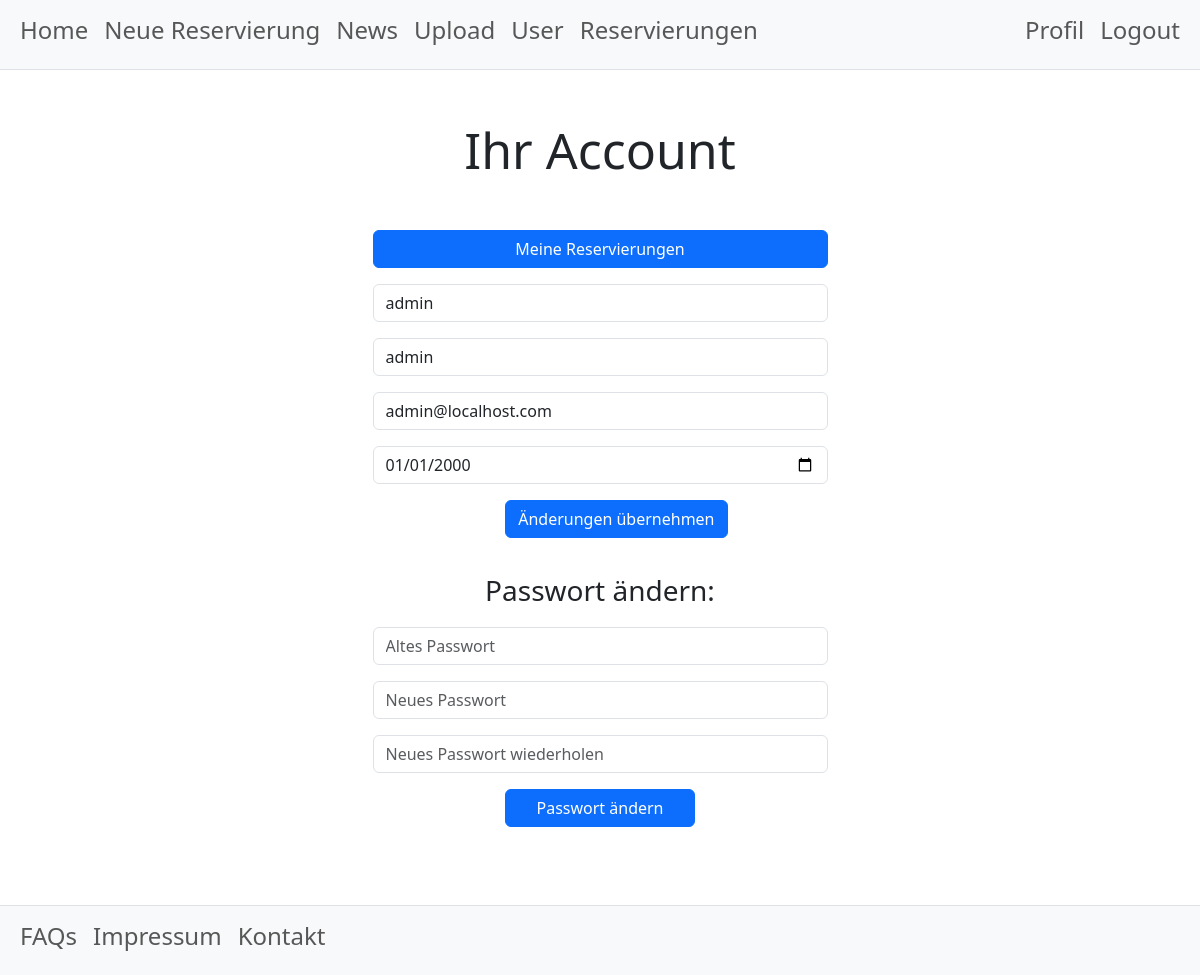
Screenshot of /index.php?page=account (signed in) with the database file from the repository.
### tables this page shows
CREATE TABLE `users` (
  `userId` int(11) NOT NULL,
  `email` varchar(128) NOT NULL,
  `password` varchar(128) NOT NULL,
  `role` varchar(128) NOT NULL,
  `firstname` varchar(128) NOT NULL,
  `lastname` varchar(128) NOT NULL,
  `gender` varchar(1) NOT NULL,
  `birthdate` date NOT NULL,
  `active` int(1) NOT NULL DEFAULT 1
);

### utils/functions.php (called while the page is built, shortened)
<?php
function test_input($data)
{
    $data = trim($data);
    $data = stripslashes($data);
    $data = htmlspecialchars($data);
    return $data;
}

### seiten/account.php (the view, shortened to what this page needs)
<?php
require_once 'utils/dbaccess.php';
require_once 'utils/functions.php';
?>
<h1>Ihr Account</h1>
<div class="container" style="margin-bottom: 100px;">
    <?php
    $sql = "SELECT * FROM users WHERE email = '" . $_COOKIE["email"] . "'";
    $stmt = mysqli_stmt_init($conn);
    if (!mysqli_stmt_prepare($stmt, $sql)) {
        header("Location: index.php?page=landing&error=stmtFailed");
        exit();
    }
    mysqli_stmt_execute($stmt);
    $resultData = mysqli_stmt_get_result($stmt);
    $row = mysqli_fetch_assoc($resultData);
    $firstname = test_input($row["firstname"]);
    $lastname = test_input($row["lastname"]);
    $email = test_input($row["email"]);
    $date = test_input($row["birthdate"]);
    $birthDate = date("Y-m-d", strtotime($date));
    ?>
    <div class="container mb-3">
        <div class="d-grid gap-4 col-md-5 mx-auto">
            <a class="btn btn-primary" role="button" href="index.php?page=reservierungen">Meine Reservierungen</a>
        </div>
    </div>
    <form method="post" action="<?php echo htmlspecialchars($_SERVER["PHP_SELF"]) . "?page=account" ?>">
        <div class="container">
            <div class="d-grid gap-3 col-md-5 mx-auto">
                <input type="text" class="form-control" name="firstname" placeholder="Vorname" tabindex="1"
                    value="<?php echo $firstname; ?>">
                <input type="text" class="form-control" name="lastname" placeholder="Nachname" tabindex="2"
                    value="<?php echo $lastname; ?>">
                <input type="text" class="form-control" name="email" placeholder="E-Mail-Adresse" tabindex="3"
                    value="<?php echo $email; ?>" readonly>
                <input type="date" class="form-control" name="date" tabindex="4" value="<?php echo $birthDate; ?>">
                <div class="mb-3">
                    <div class="d-grid gap-4 col-md-5 mx-auto">
                        <input class="btn btn-primary" type="submit" value="Änderungen übernehmen" tabindex="5">
                    </div>
                </div>
            </div>
        </div>
    </form>
    <h3>Passwort ändern:</h3>
    <form method="post" action="<?php echo htmlspecialchars($_SERVER["PHP_SELF"]) . "?page=account" ?>">
        <div class="container">
            <div class="d-grid gap-4 col-md-5 mx-auto">
                <input data-toggle="password" class="form-control" type="password" name="oldPassword"
                    placeholder="Altes Passwort" tabindex="6">
            </div>
            <div class="d-grid gap-3 col-md-5 mx-auto">
                <input data-toggle="password" class="form-control" type="password" name="newPassword"
                    placeholder="Neues Passwort" tabindex="7">
                <input data-toggle="password" class="form-control" type="password" name="newPassword2"
                    placeholder="Neues Passwort wiederholen" tabindex="8">
                <div class="mb-3">
                    <div class="d-grid gap-4 col-md-5 mx-auto">
                        <input class="btn btn-primary" type="submit" value="Passwort ändern" tabindex="9">
                    </div>
                </div>
                <div class="error">
                </div>
            </div>
        </div>
    </form>
</div>

### css/style.css (style rules this page uses)
body { background-color: rgb(116, 114, 114,); }
h1 { font-size: 50px; text-align: center; margin: 50px; }
h3 { margin-top: 20px; margin-bottom: 20px; text-align: center; }

### rows the page displays
users: firstname "admin", lastname "admin", email "admin@localhost.com", date "01/01/2000"
